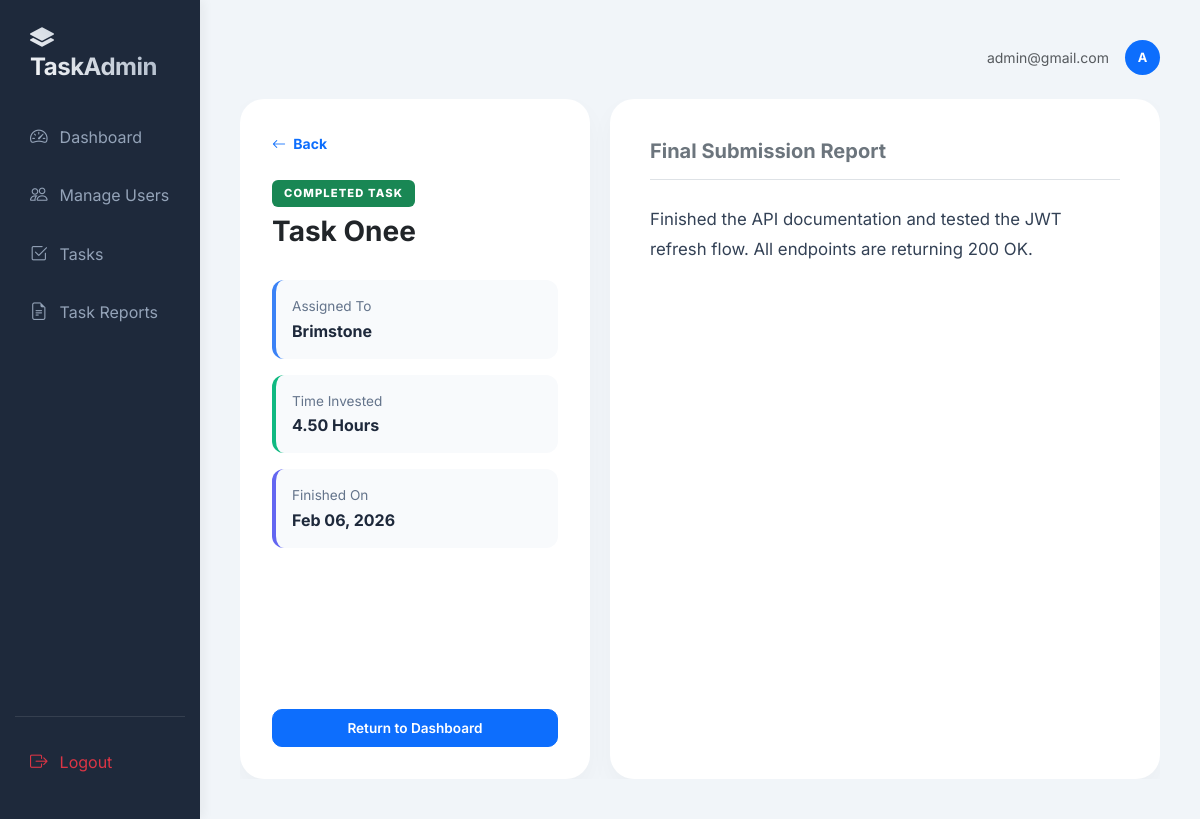
The page /task/1/ (signed in) on the database its author committed.
### tasks/models.py (models this page shows, shortened)
class User(AbstractUser):
    ROLE_SUPERADMIN = 'superadmin'
    ROLE_ADMIN = 'admin'
    ROLE_USER = 'user'
    ROLE_CHOICES = [
        (ROLE_SUPERADMIN, 'SuperAdmin'),
        (ROLE_ADMIN, 'Admin'),
        (ROLE_USER, 'User'),
    ]
    role = models.CharField(max_length=20, choices=ROLE_CHOICES, default=ROLE_USER)
    manager = models.ForeignKey(
        'self',
        on_delete=models.SET_NULL,
        null=True, blank=True,
        limit_choices_to={'role': ROLE_ADMIN},
        related_name='managed_users'
    )
    def is_superadmin(self):
        return self.role == self.ROLE_SUPERADMIN

class Task(models.Model):
    STATUS_PENDING = 'pending'
    STATUS_IN_PROGRESS = 'in_progress'
    STATUS_COMPLETED = 'completed'
    STATUS_CHOICES = [
        (STATUS_PENDING, 'Pending'),
        (STATUS_IN_PROGRESS, 'In Progress'),
        (STATUS_COMPLETED, 'Completed'),
    ]
    title = models.CharField(max_length=255)
    description = models.TextField(blank=True)
    assigned_to = models.ForeignKey('tasks.User', on_delete=models.CASCADE, related_name='tasks')
    due_date = models.DateField(null=True, blank=True)
    status = models.CharField(max_length=30, choices=STATUS_CHOICES, default=STATUS_PENDING)
    completion_report = models.TextField(blank=True, null=True)
    worked_hours = models.DecimalField(max_digits=6, decimal_places=2, null=True, blank=True)
    created_at = models.DateTimeField(default=timezone.now)

### tasks/web_views.py (the view)
# urls.py: path('task/<int:pk>/', web_views.task_detail, name='task_detail'),
@login_required
@user_passes_test(is_admin_or_higher)
def task_detail(request, pk):
    task = get_object_or_404(Task, pk=pk)
    if not request.user.is_superadmin() and task.assigned_to.manager != request.user:
        return redirect('dashboard')
    return render(request, 'admin/task_detail.html', {'task': task})

### tasks/web_views.py (called while the page is built)
def is_admin_or_higher(user):
    return user.is_authenticated and (user.is_superadmin() or user.is_admin())

### tasks/templates/admin/task_detail.html (shortened to what this page needs)
{% extends 'base.html' %}
{% block content %}
<div class="viewport-wrapper">
    <aside class="summary-panel">
        <div class="mb-4">
            <a href="javascript:history.back()" class="text-decoration-none small fw-bold text-primary">
                <i class="bi bi-arrow-left me-1"></i> Back
            </a>
        </div>
        <div class="mb-4">
            <span class="report-badge bg-success text-white mb-2 d-inline-block">COMPLETED TASK</span>
            <h3 class="fw-bold text-dark">{{ task.title }}</h3>
        </div>
        <div class="data-chip">
            <div class="meta-text">Assigned To</div>
            <div class="main-val">{{ task.assigned_to.username }}</div>
        </div>
        <div class="data-chip" style="border-left-color: #10b981;">
            <div class="meta-text">Time Invested</div>
            <div class="main-val">{{ task.worked_hours }} Hours</div>
        </div>
        <div class="data-chip" style="border-left-color: #6366f1;">
            <div class="meta-text">Finished On</div>
            <div class="main-val">{{ task.created_at|date:"M d, Y" }}</div>
        </div>
        <div class="mt-auto">
            <a href="{% url 'dashboard' %}" class="btn btn-primary w-100 btn-action-sm">
                Return to Dashboard
            </a>
        </div>
    </aside>
    <main class="content-panel">
        <div class="d-flex justify-content-between align-items-center pb-3 border-bottom">
            <h5 class="fw-bold mb-0 text-secondary">Final Submission Report</h5>
        </div>
        <div class="scroll-area">
            <div style="line-height: 1.8; color: #334155; font-size: 1.05rem;">
                {% if task.completion_report %}
                    {{ task.completion_report|linebreaks }}
                {% else %}
                    <div class="text-center mt-5 text-muted">
                        <i class="bi bi-exclamation-circle fs-1 d-block mb-2"></i>
                        No report text provided.
                    </div>
                {% endif %}
            </div>
        </div>
    </main>
</div>
{% endblock %}

### tasks/templates/base.html (shortened to what this page needs)
<!DOCTYPE html>
<html lang="en">
<head>
    <link rel="stylesheet" href="https://cdn.jsdelivr.net/npm/bootstrap@5.3.0/dist/css/bootstrap.min.css">
    <link rel="stylesheet" href="https://cdn.jsdelivr.net/npm/bootstrap-icons@1.11.0/font/bootstrap-icons.css">
</head>
<body>
    <div class="container-fluid">
        <div class="row">
            <nav class="col-md-3 col-lg-2 sidebar d-flex flex-column">
                <h4><i class="bi bi-layers-fill me-2"></i>TaskAdmin</h4>
                <div class="nav-links">
    <a href="{% url 'dashboard' %}"
       class="{% if request.resolver_match.url_name == 'dashboard' %}active{% endif %}">
        <i class="bi bi-speedometer2"></i> Dashboard
    </a>
   {% if request.user.is_superadmin %}
    <a href="{% url 'manage_users' %}"
       class="{% if request.resolver_match.url_name == 'manage_users' or 'user' in request.resolver_match.url_name %}active{% endif %}">
        <i class="bi bi-people"></i> Manage Users
    </a>
{% endif %}
<a href="{% url 'manage_tasks' %}"
   class="{% if request.resolver_match.url_name == 'manage_tasks' %}active{% endif %}">
    <i class="bi bi-check2-square"></i> Tasks
</a>
{% if request.user.role == 'superadmin' or request.user.role == 'admin' %}
    <a href="{% url 'task_reports' %}"
       class="{% if request.resolver_match.url_name == 'task_reports' %}active{% endif %}">
        <i class="bi bi-file-earmark-text"></i> Task Reports
    </a>
{% endif %}
</div>
                <div class="logout-btn mt-auto">
                    <a href="{% url 'logout' %}" class="text-danger">
                        <i class="bi bi-box-arrow-right"></i> Logout
                    </a>
                </div>
            </nav>
            <main class="col-md-9 col-lg-10 content">
                <header class="d-flex justify-content-end align-items-center mb-4">
                    <div class="user-profile d-flex align-items-center">
                        <span class="me-3 text-muted small">{{ request.user.email }}</span>
                        <div class="rounded-circle bg-primary text-white d-flex align-items-center justify-content-center fw-bold" style="width: 35px; height: 35px; font-size: 0.8rem;">
                            {{ request.user.username|slice:":1"|upper }}
                        </div>
                    </div>
                </header>
                {% block content %}{% endblock %}
            </main>
        </div>
    </div>
</body>
</html>

### tasks/templates/base.html (style rules this page uses)
:root { --sidebar-bg: #1e293b; --accent-color: #3b82f6; --text-muted: #94a3b8; --body-bg: #f1f5f9; }
body { font-family: 'Inter', sans-serif; background-color: var(--body-bg); color: #334155; }
.sidebar { min-height: 100vh; background: var(--sidebar-bg); color: white; padding: 24px 15px; box-shadow: 4px 0 10px rgba(0,0,0,0.05); transition: all 0.3s; }
.sidebar h4 { font-weight: 700; letter-spacing: -0.5px; padding-left: 15px; margin-bottom: 30px; background: linear-gradient(45deg, #fff, #94a3b8); -webkit-background-clip: text; -webkit-text-fill-color: transparent; }
.sidebar a { color: var(--text-muted); text-decoration: none; display: flex; align-items: center; padding: 12px 15px; margin-bottom: 8px; border-radius: 8px; transition: all 0.2s ease-in-out; }
.sidebar a i { margin-right: 12px; font-size: 1.1rem; }
.content { padding: 40px; }
.logout-btn { margin-top: auto; border-top: 1px solid rgba(255,255,255,0.1); padding-top: 20px; }

### tasks/templates/admin/task_detail.html (style rules this page uses)
.viewport-wrapper { height: calc(100vh - 120px); display: flex; gap: 20px; overflow: hidden; }
.summary-panel { flex: 0 0 350px; background: #ffffff; border-radius: 24px; display: flex; flex-direction: column; padding: 2rem; box-shadow: 0 10px 25px rgba(0,0,0,0.03); }
.content-panel { flex: 1; background: #ffffff; border-radius: 24px; padding: 2.5rem; display: flex; flex-direction: column; box-shadow: 0 10px 25px rgba(0,0,0,0.03); }
.scroll-area { flex: 1; overflow-y: auto; padding-right: 15px; margin-top: 1.5rem; }
.data-chip { background: #f8fafc; border-radius: 12px; padding: 1rem; margin-bottom: 1rem; border-left: 4px solid #3b82f6; }
.report-badge { font-size: 0.7rem; font-weight: 800; letter-spacing: 0.1em; padding: 5px 12px; border-radius: 6px; }
.meta-text { font-size: 0.85rem; color: #64748b; margin-bottom: 2px; }
.main-val { font-weight: 700; color: #1e293b; font-size: 1rem; }
.btn-action-sm { border-radius: 10px; font-weight: 600; font-size: 0.85rem; padding: 8px 16px; }

### rows shown on the page
User: user.email "admin@gmail.com", user.username "A"
Task: title "Task Onee", assigned_to.username "Brimstone", worked_hours "4.50", created_at "Feb 06, 2026", completion_report "Finished the API documentation and tested the JWT refresh flow. All endpoints are returning 200 OK."
